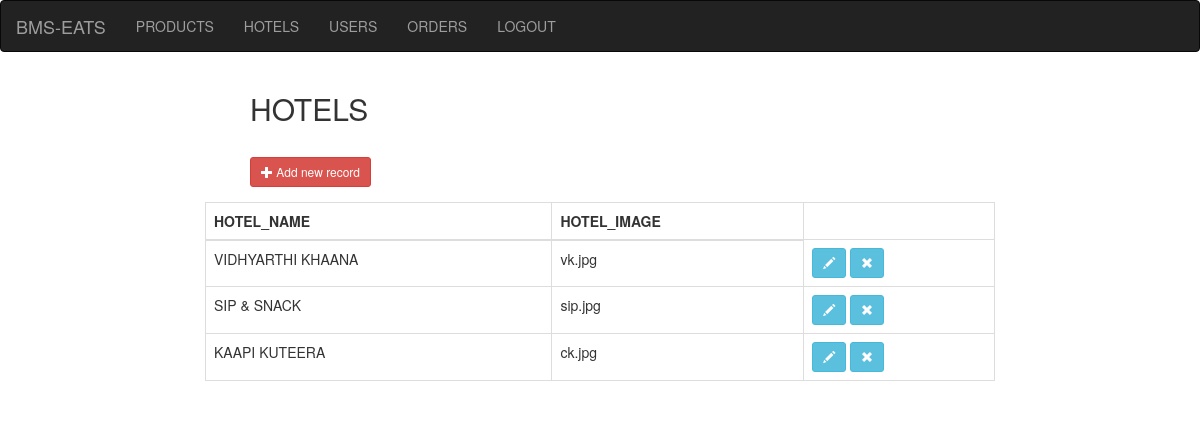
The page /admin/hotels.php on the database its author committed.
### tables this page shows
CREATE TABLE `hotels` (
  `hid` int NOT NULL,
  `hotel_name` varchar(20) NOT NULL,
  `hotel_image` varchar(100) DEFAULT NULL
);

### admin/hotels.php (the view, shortened to what this page needs)
<?php
    include('config.php');
    $result = $db->query('SELECT * FROM hotels');
    $data_record = $result->num_rows;
?>
<!DOCTYPE html>
<html lang="en">
  <head> <title>Add hotel information</title>
    <link rel="stylesheet" href="http://maxcdn.bootstrapcdn.com/bootstrap/3.3.5/css/bootstrap.min.css">
  </head>
  <body>
    <?php include('navbar.php');?>
  <div class="row">
  <div class="col-md-4" style="margin-left:250px;">
  <h2>HOTELS</h2>
</div>
</div>
  <div class="row">
      <div class="col-md-4" style="margin-left:250px;MARGIN-BOTTOM:5PX;">
        <h3><a data="page_0" class="model_form btn btn-sm btn-danger" href="#"><span class="glyphicon glyphicon-plus"></span> Add new record</a></h3>
      </div>
  </div>
  <div class="row">
      <div class="col-md-2"></div>
      <div class="col-md-8">
           <table class="table table-bordered" cellspacing="0" width="100%">
            <thead>
                <tr>
                    <th>HOTEL_NAME</th>
                    <th>HOTEL_IMAGE</th>
                </tr>
            </thead>
            <tbody>
                <?php if(isset($result) && ($data_record) > 0)  : $i=1; ?>
                    <?php  while ($users = mysqli_fetch_object($result)) { ?>
                        <tr class="<?=$users->hid?>_del">
                            <td><?=$users->hotel_name;?></td>
                            <td><?=$users->hotel_image;?></td>
                            <td><a data="<?php echo 'page_'.$users->hid ?>" class="model_form btn btn-info btn-sm" href="#"> <span class="glyphicon glyphicon-pencil"></span></a>
                            <a data="<?php echo  $users->hid ?>" title="Delete <?php echo $users->hid;?>" class="tip delete_check btn btn-info btn-sm "><span class="glyphicon glyphicon-remove"></span> </a>
                            </td>
                        </tr>
                <?php $i++; } ?>
            <?php else : echo '<tr><td colspan="8"><div align="center">-------No record found -----</div></td></tr>'; ?>
           <?php endif; ?>
            </tbody>
        </table>
      </div>
      <div class="col-md-2">
      </div>
  </div>
</body>
</html>

### rows shown on the page
hotels: hotel_name "VIDHYARTHI KHAANA", hotel_image "vk.jpg"
hotels: hotel_name "SIP & SNACK", hotel_image "sip.jpg"
hotels: hotel_name "KAAPI KUTEERA", hotel_image "ck.jpg"
